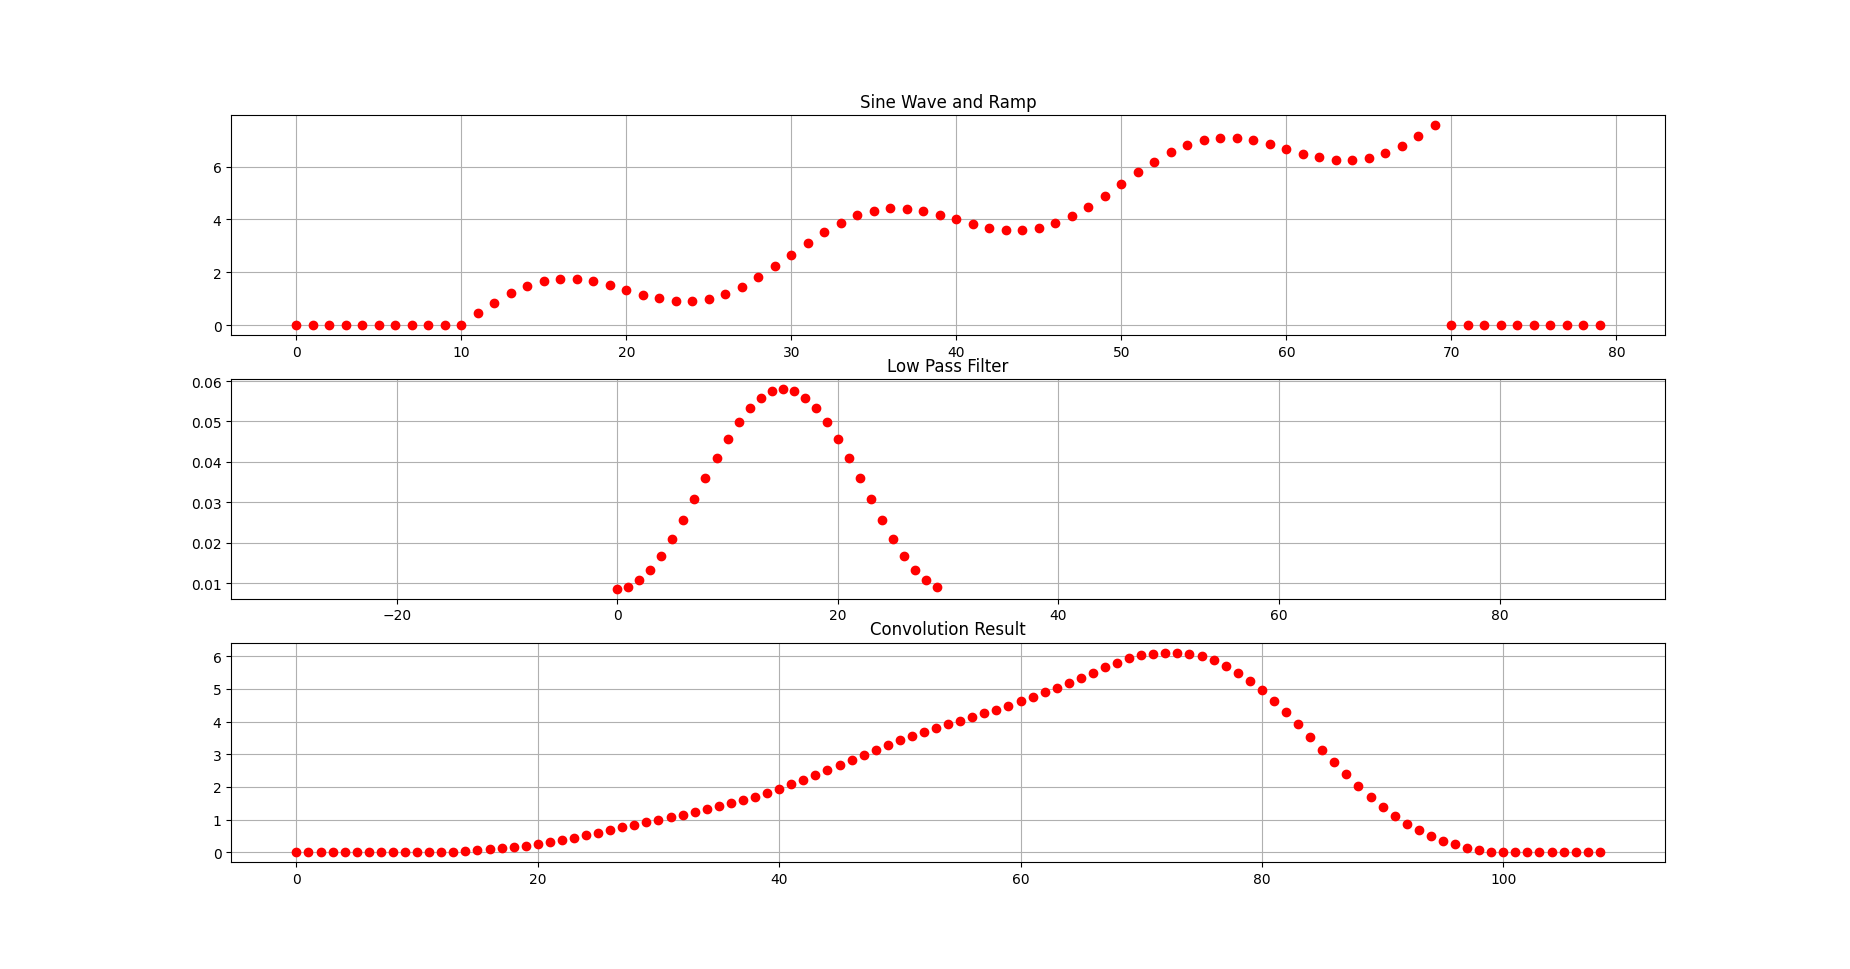

Write the Python code that produced this figure.
import numpy as np
import matplotlib.pyplot as plt

#function for generating Sin Wave
def generateSinWave(amplitude,freq,duration,sampleTime):
    time=np.arange(0,duration,sampleTime)
    sinAmp=amplitude*np.sin(2*np.pi*freq*time)
    return sinAmp,time

def generateRamp(amplitude,duration,sampleTime):
    time=np.arange(0,duration,sampleTime)
    val=amplitude*time/duration;
    return(val)
    
#Duration and Sample Freq
SAMPLE_FREQ = 1000 #signal2Freq * 20 2000 samples per second
SAMPLE_TIME = 1/SAMPLE_FREQ

#no of samples = SAMPLE_FREQ/SignalFreq
#signal 1 
signal1Freq = 50 
signal1Amp = 1
NO_OF_CYCLE=3
DURATION = NO_OF_CYCLE/signal1Freq
#generate Two Sinosoidal Signal and Addition of Two Signal
signal1,signal1Time=generateSinWave(signal1Amp,signal1Freq,DURATION,SAMPLE_TIME)

#signal 2
rampPeakValue=8
signal2=generateRamp(rampPeakValue,DURATION,SAMPLE_TIME)

#singal 3
signal3=signal1+signal2

#add 10 element of 0
no_of_zeros=10
a=np.zeros(no_of_zeros)
signal3=np.concatenate((a,signal3))
signal3=np.concatenate((signal3,a))

#low pass filter ()
M=30
n=np.arange(0,M,1)
h=0.54-0.4*np.cos(2*np.pi*n/M)
k=np.sum(h)
h=h/k

#sum=np.sum(h)
conv=np.convolve(signal3,h,mode="full")

#finding x limit for M display 
count=int((len(signal3)-M)/2)
conv_xlim_min=-1*count-no_of_zeros;
conv_xlim_max=len(signal2)+count+no_of_zeros;

#ploting waveforms and FFT
fig1=plt.figure("Signal and Convolution")
#plot Singal 1      
plt.subplot(3,1,1)
plt.plot(signal3,'ro')
plt.grid()
plt.title("Sine Wave and Ramp")

#low pass filter
#plot Singal 1      
plt.subplot(3,1,2)
plt.xlim(conv_xlim_min,conv_xlim_max)
plt.plot(h,'ro')
plt.grid()
plt.title("Low Pass Filter")

plt.subplot(3,1,3)
plt.plot(conv,'ro')
plt.grid()
plt.title("Convolution Result")
plt.show()


'''
#ploting waveforms and FFT
fig1=plt.figure("Signal and Convolution")
#plot Singal 1      
plt.subplot(4,1,1)
plt.plot(signal1,'ro')
plt.grid()
plt.title("Sine Wave Freq 50 Hz")
#plt.show()

#plot Singal 1      
plt.subplot(4,1,2)
plt.plot(signal2,'ro')
plt.grid()
plt.title("Ramp Signal")

#plot Singal 1      
plt.subplot(4,1,3)
plt.plot(signal3,'ro')
plt.grid()
plt.title("Signal")
plt.show()
'''
